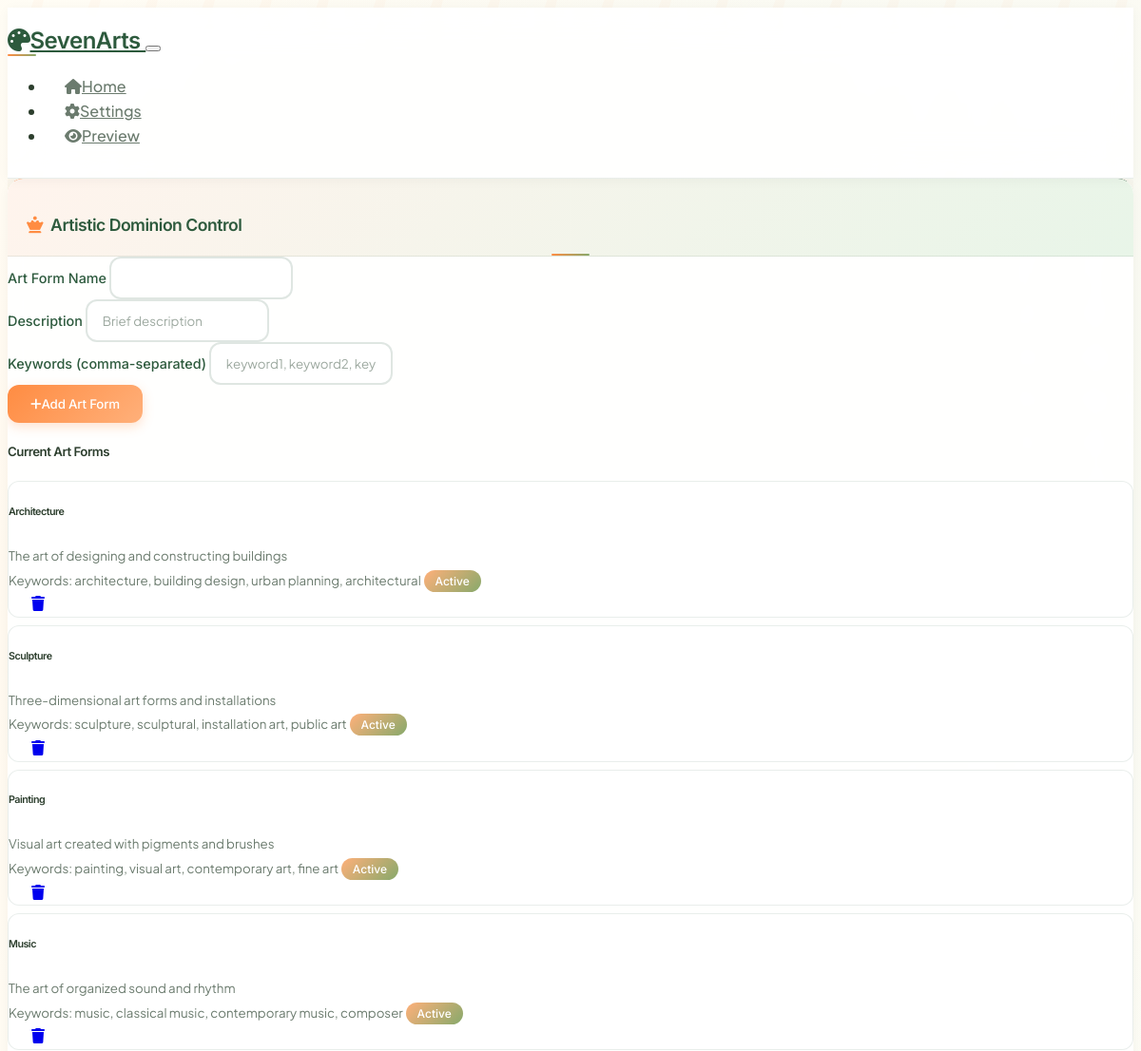
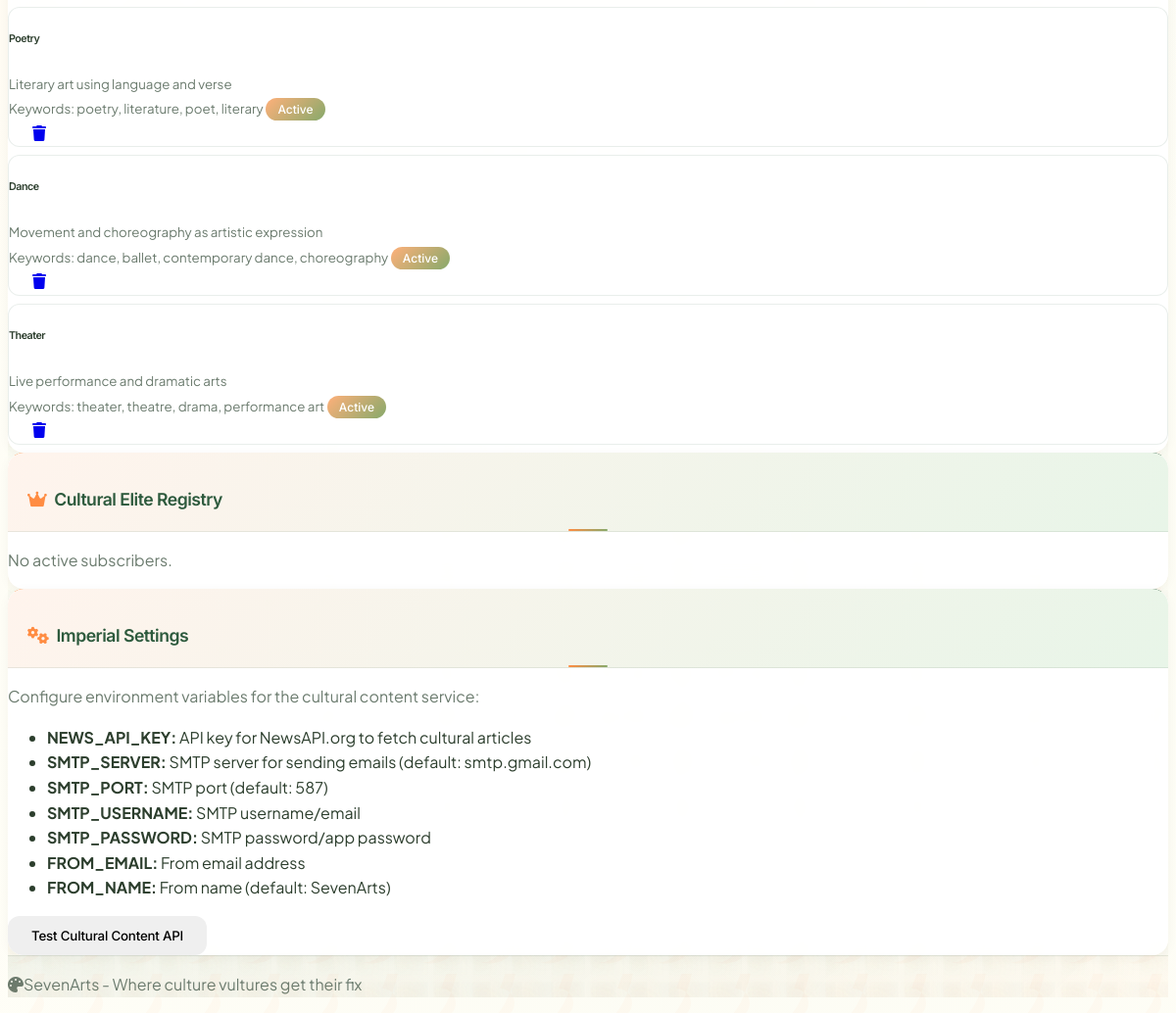
The page /settings on the database its author committed (2 pictures, top to bottom).
### models.py (models this page shows, shortened)
class ArtForm(db.Model):
    id = db.Column(db.Integer, primary_key=True)
    name = db.Column(db.String(100), unique=True, nullable=False)
    keywords = db.Column(JSON, default=list)  # Keywords for filtering cultural articles
    active = db.Column(db.Boolean, default=True)
    description = db.Column(db.String(200), nullable=True)  # Description of the art form

### routes.py (the view)
@app.route('/settings')
def settings():
    subscribers = Subscriber.query.filter_by(active=True).all()
    art_forms = ArtForm.query.all()
    return render_template('settings.html', subscribers=subscribers, art_forms=art_forms)

### templates/settings.html (shortened to what this page needs)
{% extends "base.html" %}
{% block content %}
<div class="row">
    <div class="col-lg-6">
        <div class="card mb-4">
            <div class="card-header">
                <h3 class="card-title mb-0">
                    <i class="fas fa-chess-queen me-2"></i>Artistic Dominion Control
                </h3>
            </div>
            <div class="card-body">
                <form method="POST" action="{{ url_for('add_art_form') }}" class="mb-4">
                    <div class="row">
                        <div class="col-md-4 mb-3">
                            <label for="name" class="form-label">Art Form Name</label>
                            <input type="text" class="form-control" id="name" name="name" required>
                        </div>
                        <div class="col-md-4 mb-3">
                            <label for="description" class="form-label">Description</label>
                            <input type="text" class="form-control" id="description" name="description"
                                   placeholder="Brief description">
                        </div>
                        <div class="col-md-4 mb-3">
                            <label for="keywords" class="form-label">Keywords (comma-separated)</label>
                            <input type="text" class="form-control" id="keywords" name="keywords"
                                   placeholder="keyword1, keyword2, keyword3">
                        </div>
                    </div>
                    <button type="submit" class="btn btn-primary">
                        <i class="fas fa-plus me-2"></i>Add Art Form
                    </button>
                </form>
                <h5>Current Art Forms</h5>
                {% if art_forms %}
                <div class="list-group">
                    {% for art_form in art_forms %}
                    <div class="list-group-item d-flex justify-content-between align-items-center">
                        <div>
                            <h6 class="mb-1">{{ art_form.name }}</h6>
                            {% if art_form.description %}
                            <small class="text-muted">{{ art_form.description }}</small><br>
                            {% endif %}
                            {% if art_form.keywords %}
                            <small class="text-muted">Keywords: {{ art_form.keywords | join(', ') }}</small>
                            {% endif %}
                            <span class="badge bg-{{ 'success' if art_form.active else 'secondary' }} ms-2">
                                {{ 'Active' if art_form.active else 'Inactive' }}
                            </span>
                        </div>
                        {% if art_form.active %}
                        <a href="{{ url_for('delete_art_form', art_form_id=art_form.id) }}"
                           class="btn btn-sm btn-outline-danger"
                           onclick="return confirm('Are you sure you want to remove this art form?')">
                            <i class="fas fa-trash"></i>
                        </a>
                        {% endif %}
                    </div>
                    {% endfor %}
                </div>
                {% else %}
                <p class="text-muted">No art forms configured. Using the seven classical arts by default.</p>
                {% endif %}
            </div>
        </div>
    </div>
    <div class="col-lg-6">
        <div class="card">
            <div class="card-header">
                <h3 class="card-title mb-0">
                    <i class="fas fa-crown me-2"></i>Cultural Elite Registry
                </h3>
            </div>
            <div class="card-body">
                {% if subscribers %}
                <div class="list-group">
                    {% for subscriber in subscribers %}
                    <div class="list-group-item">
                        <div class="d-flex w-100 justify-content-between">
                            <h6 class="mb-1">
                                {{ subscriber.name or 'Anonymous' }}
                                <small class="text-muted">({{ subscriber.email }})</small>
                            </h6>
                            <small class="text-muted">{{ subscriber.created_at.strftime('%Y-%m-%d') }}</small>
                        </div>
                        {% if subscriber.art_forms %}
                        <p class="mb-1">
                            <small class="text-muted">Art Forms: {{ subscriber.art_forms | join(', ') }}</small>
                        </p>
                        {% endif %}
                        <a href="{{ url_for('unsubscribe', email=subscriber.email) }}"
                           class="btn btn-sm btn-outline-danger"
                           onclick="return confirm('Are you sure you want to unsubscribe this user?')">
                            <i class="fas fa-user-minus me-1"></i>Unsubscribe
                        </a>
                    </div>
                    {% endfor %}
                </div>
                {% else %}
                <p class="text-muted">No active subscribers.</p>
                {% endif %}
            </div>
        </div>
    </div>
</div>
<div class="row mt-4">
    <div class="col-12">
        <div class="card">
            <div class="card-header">
                <h3 class="card-title mb-0">
                    <i class="fas fa-cogs me-2"></i>Imperial Settings
                </h3>
            </div>
            <div class="card-body">
                <p class="text-muted">Configure environment variables for the cultural content service:</p>
                <ul class="list-unstyled">
                    <li><strong>NEWS_API_KEY:</strong> API key for NewsAPI.org to fetch cultural articles</li>
                    <li><strong>SMTP_SERVER:</strong> SMTP server for sending emails (default: smtp.gmail.com)</li>
                    <li><strong>SMTP_PORT:</strong> SMTP port (default: 587)</li>
                    <li><strong>SMTP_USERNAME:</strong> SMTP username/email</li>
                    <li><strong>SMTP_PASSWORD:</strong> SMTP password/app password</li>
                    <li><strong>FROM_EMAIL:</strong> From email address</li>
                    <li><strong>FROM_NAME:</strong> From name (default: SevenArts)</li>
                </ul>
                <button type="button" class="btn btn-info" onclick="testNewsAPI()">
                    Test Cultural Content API
                </button>
            </div>
        </div>
    </div>
</div>
{% endblock %}

### templates/base.html (shortened to what this page needs)
<!DOCTYPE html>
<html lang="en" data-bs-theme="dark">
<head>
    <link href="https://cdn.replit.com/agent/bootstrap-agent-dark-theme.min.css" rel="stylesheet">
    <link href="https://cdnjs.cloudflare.com/ajax/libs/font-awesome/6.0.0/css/all.min.css" rel="stylesheet">
    <link href="{{ url_for('static', filename='style.css') }}" rel="stylesheet">
</head>
<body class="geometric-bg">
    <nav class="navbar navbar-expand-lg navbar-dark bg-dark">
        <div class="container">
            <a class="navbar-brand" href="{{ url_for('index') }}">
                <i class="fas fa-palette me-2"></i>SevenArts
            </a>
            <button class="navbar-toggler" type="button" data-bs-toggle="collapse" data-bs-target="#navbarNav">
            </button>
            <div class="collapse navbar-collapse" id="navbarNav">
                <ul class="navbar-nav ms-auto">
                    <li class="nav-item">
                        <a class="nav-link" href="{{ url_for('index') }}">
                            <i class="fas fa-home me-1"></i>Home
                        </a>
                    </li>
                    <li class="nav-item">
                        <a class="nav-link" href="{{ url_for('settings') }}">
                            <i class="fas fa-cog me-1"></i>Settings
                        </a>
                    </li>
                    <li class="nav-item">
                        <a class="nav-link" href="{{ url_for('preview_newsletter') }}">
                            <i class="fas fa-eye me-1"></i>Preview
                        </a>
                    </li>
                </ul>
            </div>
        </div>
    </nav>
    <main class="container my-4">
        {% block content %}{% endblock %}
    </main>
    <footer class="bg-dark text-light py-4 mt-5">
        <div class="container text-center">
            <p class="mb-0">
                <i class="fas fa-palette me-2"></i>SevenArts - Where culture vultures get their fix
            </p>
        </div>
    </footer>
</body>
</html>

### rows shown on the page
ArtForm: name "Architecture", description "The art of designing and constructing buildings", keywords "architecture, building design, urban planning, architectural", active "Active"
ArtForm: name "Sculpture", description "Three-dimensional art forms and installations", keywords "sculpture, sculptural, installation art, public art", active "Active"
ArtForm: name "Painting", description "Visual art created with pigments and brushes", keywords "painting, visual art, contemporary art, fine art", active "Active"
ArtForm: name "Music", description "The art of organized sound and rhythm", keywords "music, classical music, contemporary music, composer", active "Active"
ArtForm: name "Poetry", description "Literary art using language and verse", keywords "poetry, literature, poet, literary", active "Active"
ArtForm: name "Dance", description "Movement and choreography as artistic expression", keywords "dance, ballet, contemporary dance, choreography", active "Active"
ArtForm: name "Theater", description "Live performance and dramatic arts", keywords "theater, theatre, drama, performance art", active "Active"
